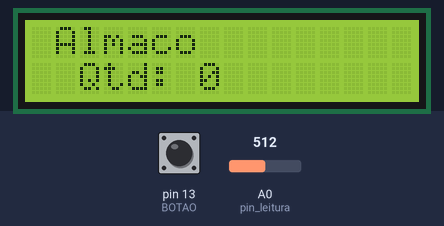
A sketch run on a simulated Arduino Uno, built with avr-gcc and run on an emulated ATmega328P. Parts: 16×2 character LCD. The inputs (shaded band) are chosen by the test bench; at power-on: pin 13 (BOTAO) HIGH, A0 (pin_leitura) = 512. What the sketch prints to the serial monitor is not drawn.

Above: at 1.2 s.
1.3 s: pin 13 (BOTAO) pulled LOW for 3.2 s
At 2.0 s:
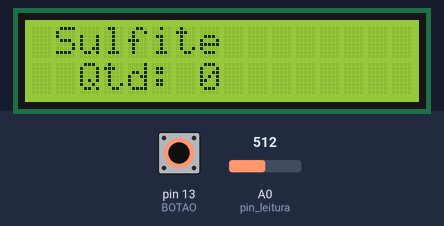
6.0 s: pin 13 (BOTAO) pulled LOW for 1 s
Timing chart, 0 to 7.9 s (numbered marks = the images above; inputs shaded):
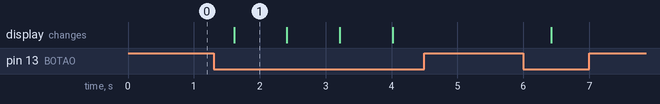

Measured:
- after the input at 1.3 s, the display: changes after 0.31 s (image 1)
- what the display in image 1 shows lasts 0.8 s, from 1.6 s to 2.4 s

The sketch:

paper_counter.ino
```cpp
#include <LiquidCrystal.h>

#define LEITURA_VOUT A0

#define ZERO 500

//pinout leds de indicação para zerar a ponte
#define LED1 7
#define LED2 8
#define LED3 9

#define BOTAO 13

//-------------------------------------------------------------

bool papel = true; //true para sulfite e false para almaço
int pin_leitura = LEITURA_VOUT;
unsigned long tempo;
int vout_amp = 0;
int numero_folhas = 0;
LiquidCrystal lcd(12, 11, 5, 4, 3, 2);

void zerar_numero_folhas()
{
  numero_folhas = 0;
}

void setup_leds()
{
  pinMode(LED1, OUTPUT);
  pinMode(LED2, OUTPUT);
  pinMode(LED3, OUTPUT);
}

void loop_leds(int comp)
{
  if(comp < (ZERO + 10) & comp > (ZERO - 10))
  {
    digitalWrite(LED2, HIGH);
  } else{digitalWrite(LED2, LOW);}
  if(comp <= (ZERO - 10) & comp > (ZERO - 200))
  {
    digitalWrite(LED1, HIGH);
  }else{digitalWrite(LED1, LOW);}
  if(comp < (ZERO + 200) & comp >= (ZERO + 10))
  {
    digitalWrite(LED3, HIGH);
  }else{digitalWrite(LED3, LOW);}
}

void loop_lcd(bool p)
{
  if((millis() - tempo) < 300)
  {
    //Limpa a tela
    //lcd.clear();
    //Posiciona o cursor na coluna 3, linha 0;
    lcd.setCursor(1, 0);
    //Envia o texto entre aspas para o LCD
    if(!p)
    {
      lcd.print("Sulfite");
    }
    else
    {
      lcd.print("Almaco ");
    }
    lcd.setCursor(1, 1);
    lcd.print(" Qtd: ");
    lcd.setCursor(7, 1);
    lcd.print(numero_folhas);
  }
  if((millis() - tempo) > 800){
    tempo = millis();
  }
}

void setup()
{
  Serial.begin(9600);
  lcd.begin(16, 2);
  pinMode(BOTAO, INPUT_PULLUP);
}

void loop()
{
  vout_amp = analogRead(pin_leitura);
  loop_leds(vout_amp);
  //Serial.println(vout_amp);
  if (digitalRead(BOTAO) == LOW)
  {
    papel = !papel;
  }
  loop_lcd(papel);
  Serial.println(papel);
}
```
